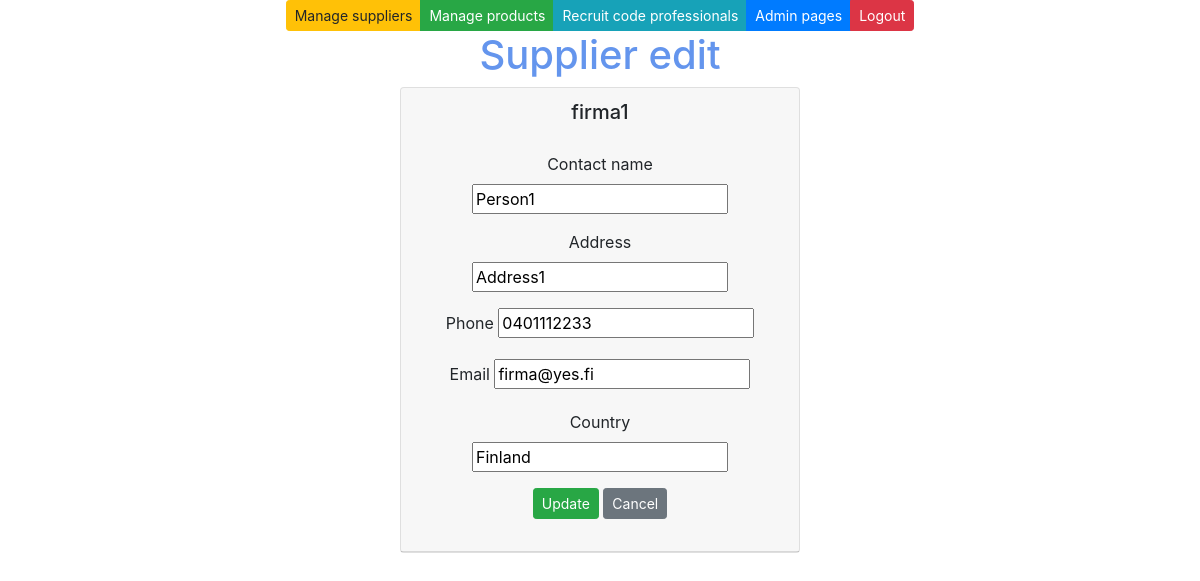
The app's page /edit-supplier-get/1/ (signed in) with its own data.
### app/models.py (models this page shows, shortened)
class Supplier(models.Model):
    companyname = models.CharField(max_length = 50, default="firma")
    contactname = models.CharField(max_length = 50, default="firma")
    address = models.CharField(max_length = 100, default="firma")
    phone = models.CharField(max_length = 20, default="firma")
    email = models.CharField(max_length = 50, default="firma")
    country = models.CharField(max_length = 50, default="firma")

### app/views.py (the view)
# urls.py: path('edit-supplier-get/<int:id>/', edit_supplier_get),
def edit_supplier_get(request, id):
    if not request.user.is_authenticated:
        return render(request, 'loginpage.html')
    else:
        supplier = Supplier.objects.get(id = id)
        context = {'supplier': supplier}
        return render (request, "edit_supplier.html", context)

### app/templates/edit_supplier.html (shortened to what this page needs)
{% extends 'index.html' %}
{% block content %}
<h1>Supplier edit</h1>
<div class="card" style="width: 25rem;">
    <div class="card-header">
        <h5>{{supplier.companyname}}</h5>
        <div class="card-body">
            <form method="post" action="/edit-supplier-post/{{supplier.id}}/">
                <div class="form-group">
                    <label>Contact name</label>
                    <input type="text" name="contactname" value="{{supplier.contactname}}">
                </div>
                <div class="form-group">
                    <label>Address</label>
                    <input type="text" name="address" value="{{supplier.address}}">
                </div>
                <div class="form-group">
                    <label>Phone</label>
                    <input type="text" name="phone" value="{{supplier.phone}}">
                </div>
                <div class="form-group">
                    <label>Email</label>
                    <input type="text" name="email" value="{{supplier.email}}">
                </div>
                <div class="form-group">
                    <label>Country</label>
                    <input type="text" name="country" value="{{supplier.country}}">
                </div>
                <input type="submit" value="Update" class="btn btn-success btn-sm">
                <input type="button" onclick="window.location.href='/suppliers'"
                    id="hide-btn" class="btn btn-secondary btn-sm" value="Cancel">
            </form>
        </div>
    </div>
</div>
{% endblock %}

### app/static/style.css (style rules this page uses)
h1 { color: cornflowerblue; }

### records on screen
Supplier: companyname "firma1", contactname "Person1", address "Address1", phone "0401112233", email "firma@yes.fi", country "Finland"
